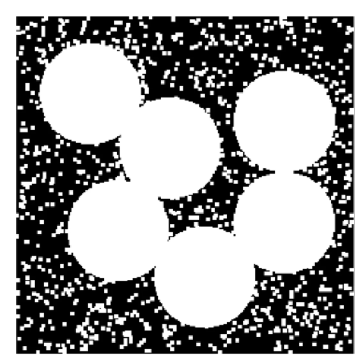
#> input picture 13.png, 355 x 362 px
$ python 'Morphological operation.py'
#> lines starting #> are read from the running program, lines starting #| are printed output that depends on the picture
import cv2
import numpy as np
import os

# Morphological operation are used to extract image component that are useful in representation and description of region shape

# it is typically performed on binary images.


# --> the morphological operation we will be covering include :
#   1.Erosion
#   2.dilation
#   3.Opening
#   4.Closing
#   5.Morphological gradient
#   6.Black hat
#   7.Top hat(also called "White hat")

#  --> Erosion
#  1. It erodes away the boundaries of foreground object(Always try to keep foreground in white).
#  2.The kernel slides through the image (as in 2D convolution).
#  3.A pixel in the original image (either 1 or 0) will be considered 1 only if all the pixels under the kernel is 1, Otherwise it is eroded (made to zero).
#  4. Erosion removes white noises

#  --> Dilation
#  1.A pixel element is "1" if at least one pixel under the kernel is 1. so it increases the white region in the image or size of foreground object increases

#  2. Normally ,in cases like noise removal erosion is followed by dilatin . because ,erosion removes white noises but it also shrinks our objects


# --> Opening
#  1.Opening is just another name of erosion followed by dilation
#  2. It is useful in removing noise


#  --> Closing
#  1. Clsoing is reverse of Opening ,Dilation followed by Erosion
#  2.It is useful in closing small holes inside the foreground objects or samll black points on the object.


#  --> Morphological Gradints
#  1. it is hte difference between Dilation and erosion of an image

#  --> Top hat
#  1. It is the difference between input image and opening of the image


# --> Black hat
# it is the difference between the closing of the input image and input image

import cv2
import numpy as np
import os
img=cv2.imread("13.png")
#> img is the input picture: shape (362, 355, 3); mean B, G, R 150.4, 150.4, 150.4
img=cv2.resize(img,(500,700))
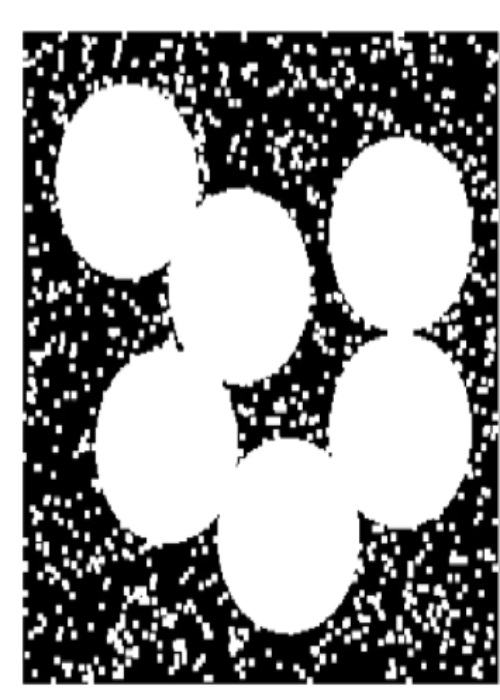
#> img: shape (700, 500, 3); mean B, G, R 150.3, 150.3, 150.3
img1=cv2.imread("14.png")
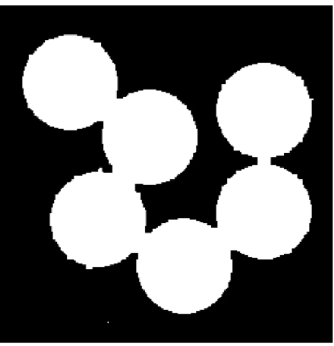
#> input picture 14.png, 334 x 346 px
#> img1 is the input picture: shape (346, 334, 3); min 0, max 255, mean 102.8
img1=cv2.resize(img1,(500,700))
#> img1: shape (700, 500, 3)


m=np.ones((18,18),np.int8)
print(m)
er=cv2.erode(img,m,iterations=1)
di=cv2.dilate(img,m,iterations=1)
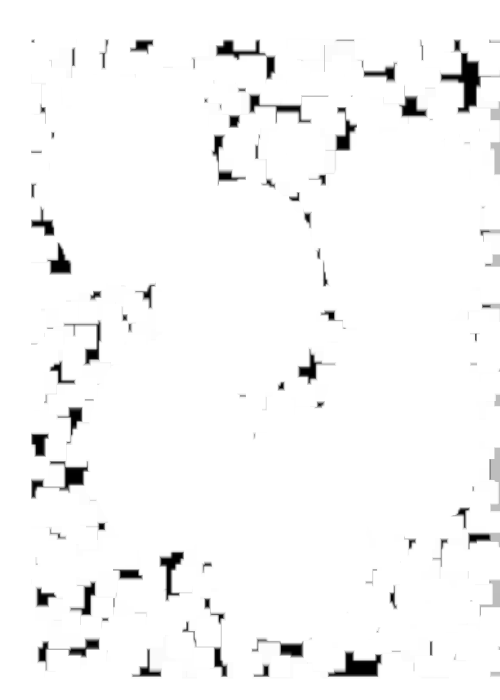
#> di: shape (700, 500, 3); mean B, G, R 247.5, 247.5, 247.5
op=cv2.morphologyEx(img,cv2.MORPH_OPEN,m,iterations=1)
cl=cv2.morphologyEx(img1,cv2.MORPH_CLOSE,m,iterations=1)
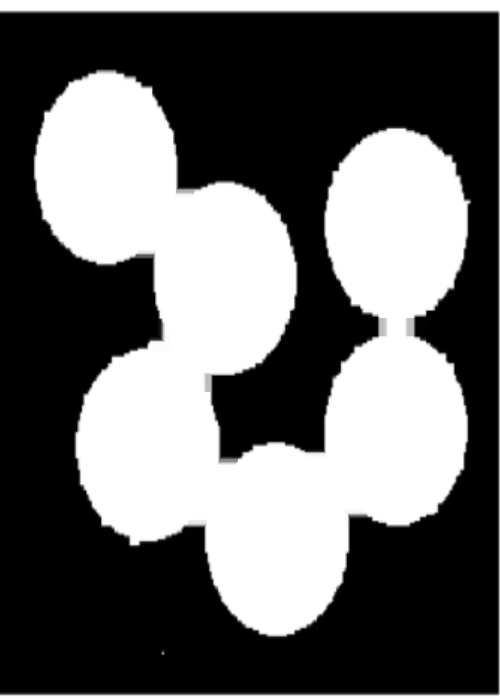
#> cl: shape (700, 500, 3); min 0, max 255, mean 103.4
gr=cv2.morphologyEx(img1,cv2.MORPH_GRADIENT,m,iterations=1)
tp=cv2.morphologyEx(img1,cv2.MORPH_TOPHAT,m,iterations=1)
bt=cv2.morphologyEx(img1,cv2.MORPH_BLACKHAT,m,iterations=1)
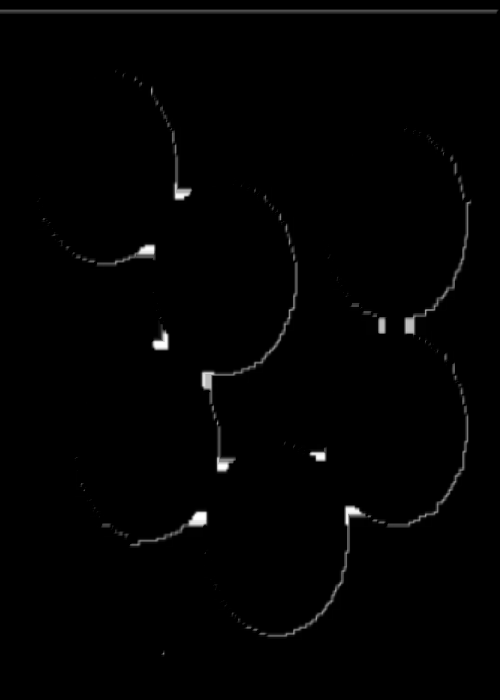
#> bt: shape (700, 500, 3); min 0, max 255, mean 2.3
h=np.hstack((img,er,di,op,))
h=cv2.resize(h,(1000,700))
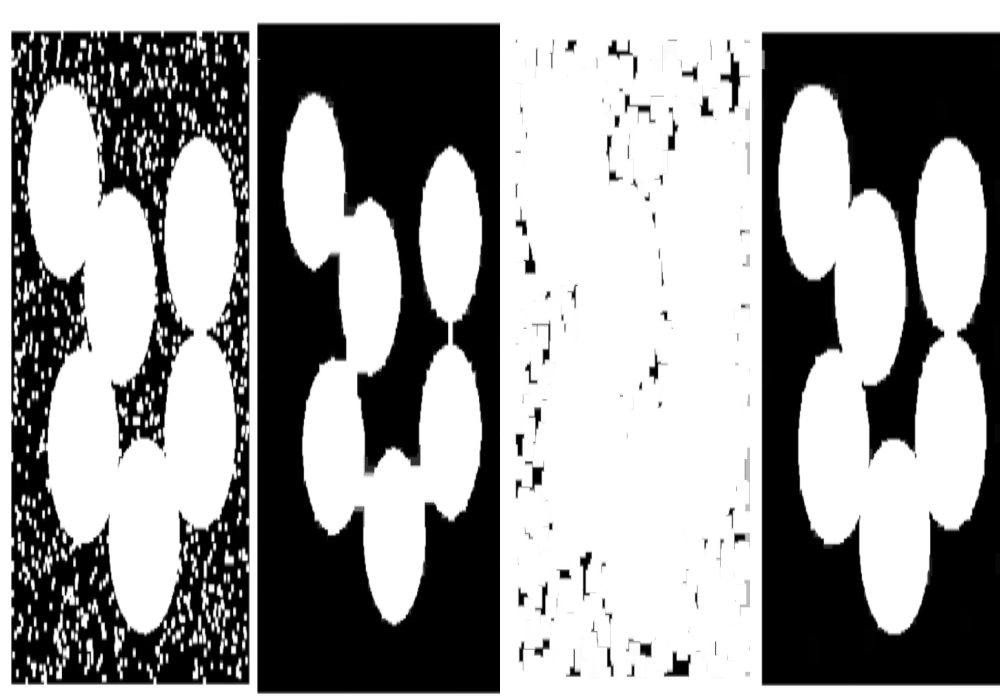
#> h: shape (700, 1000, 3); mean B, G, R 154.5, 154.5, 154.5
h1=np.hstack((img1,cl,gr,tp,bt))
h1=cv2.resize(h1,(1000,700))
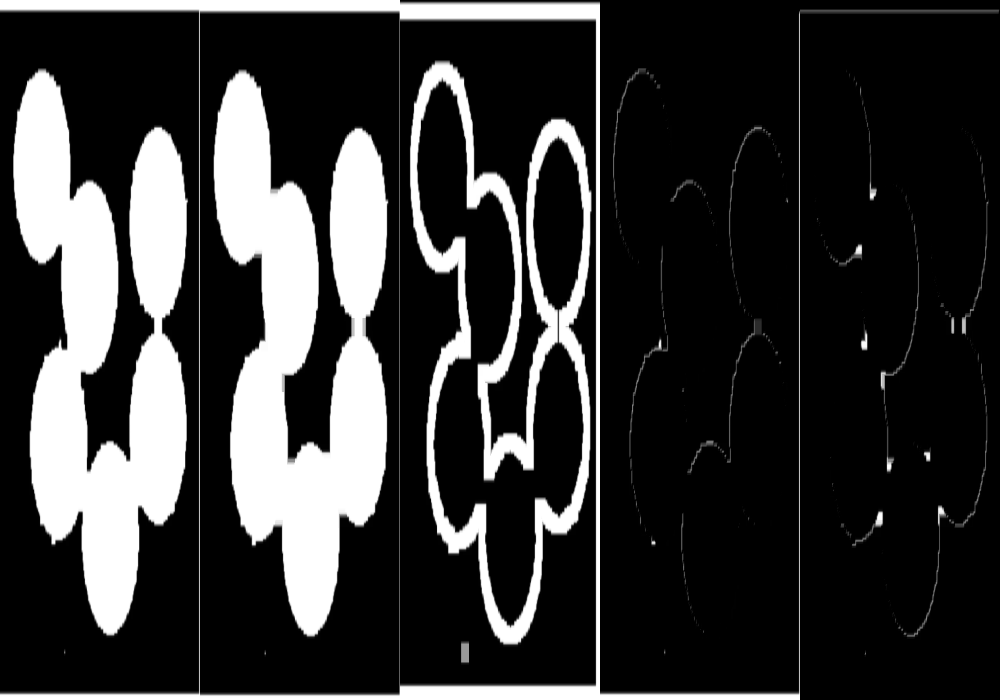
#> h1: shape (700, 1000, 3); min 0, max 255, mean 54.7

print()
cv2.imshow("img1",h)
cv2.imshow("Closing_img",h1)
cv2.waitKey(0)
cv2.destroyAllWindows()
